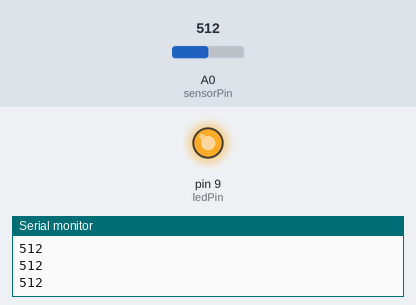
Bench run of a sketch on a simulated Arduino Uno, built with avr-gcc and run on an emulated ATmega328P. Shown: output pins drawn as LEDs (lit = HIGH), the last lines printed to the serial monitor. Inputs (shaded band) come from the test bench; at power-on: A0 (sensorPin) = 512.

Above: at 1.2 s.
1.3 s: A0 (sensorPin) set to 6
2.8 s: A0 (sensorPin) set to 3
At 4.0 s:
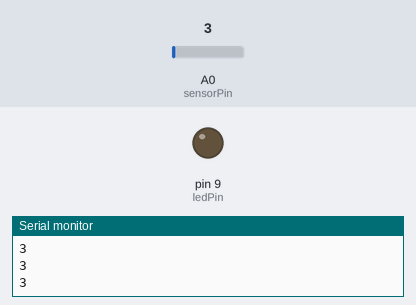
4.3 s: A0 (sensorPin) set to 122
At 5.2 s:
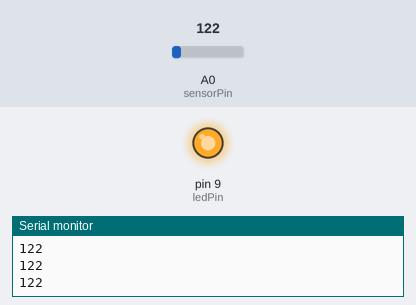
5.8 s: A0 (sensorPin) set to 0
At 6.3 s:
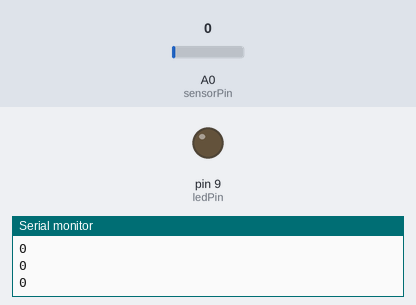
Timing chart, 0 to 8.3 s (numbered marks = the images above; inputs shaded):
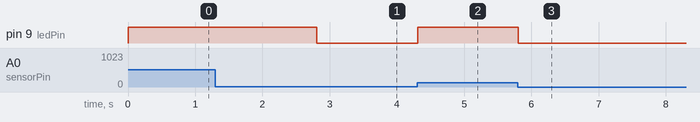

The sketch:

analog-led.ino
```cpp
int sensorPin = A0;    // select the input pin for the potentiometer
int ledPin = 9;      // select the pin for the LED
int sensorValue = 0;  // variable to store the value coming from the sensor
int alpha;

void setup() {
  // setup serial monitor
  Serial.begin(9600);

  // declare the ledPin as an OUTPUT:
  pinMode(ledPin, OUTPUT);
}

void loop() {
  sensorValue = analogRead(sensorPin);
  //Serial.println("Top of loop");

  // read value from the potentiometer
  Serial.println(sensorValue);
  // map the resistence to
  alpha = map(sensorValue, 0, 1023, 0, 255);

  // turn the ledPin on with mapped alpha value
  digitalWrite(ledPin, alpha);
}
```

Measured:
- the behaviour switches between 5 and 4 on A0 (sensorPin) (found by bisection; images 0 and 1)
- after the input at 2.8 s, pin 9 (ledPin): HIGH → LOW at once
- after the input at 4.3 s, pin 9 (ledPin): LOW → HIGH at once
- after the input at 5.8 s, pin 9 (ledPin): HIGH → LOW at once
